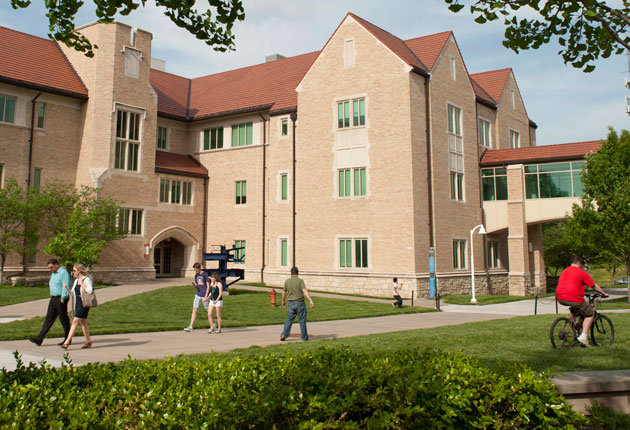
%> input picture hw2-log-keypoints/flarsheim-1.jpg, 630 x 430 px
$ octave hw2_verify.m   (GNU Octave 9; MATLAB toolbox functions it lacks are replaced by stand-ins)
%> lines starting %> are read from the running program, lines starting %| are printed output that depends on the picture
### hw2-log-keypoints/getLoGPyramid.m
function [log_pyramid] = getLoGPyramid(im, scales)
%getLoGPyramid - Scale-normalized Laplacian of Gaussian pyramid
%   log_pyramid = getLoGPyramid(im, scales) filters the image im with a
%   Laplacian of Gaussian at each of the N standard deviations in scales
%   and returns the responses as an H-by-W-by-N array, where page k is the
%   response at scales(k). All pages keep the size of the input, so this
%   is a stack over scale and not a subsampled pyramid.
%
%   Each page is multiplied by scales(k)^2. The raw LoG response falls off
%   as 1/sigma^2, so without this factor the smallest scale would always
%   win and responses could not be compared across pages.
%
%   The response is signed. It is negative at the center of a bright blob
%   and positive at the center of a dark one. Take abs to get the strength
%   of the response regardless of polarity.
%
%   im can be RGB or grayscale of any numeric class. It is converted to
%   grayscale and to double on the 0 to 255 range, so a response has the
%   same units as an 8-bit intensity difference.
%
%   Example: Pyramid of the seven scales in the assignment
%       im = imread("flarsheim-1.jpg");
%       scales = [1.200 1.518 1.920 2.429 3.072 3.886 4.915];
%       P = getLoGPyramid(im, scales);
%       imagesc(abs(P(:,:,3))); axis image; colormap gray
%
%   See also fspecial, imfilter, getScaleResponseExtrema, getLoGKeyPoints

%   Homework 2, Q1 - LoG pyramid.

arguments
    im {mustBeNumeric, mustBeNonempty}
    scales (1,:) double {mustBePositive}
end

gray = 255 * im2double(im2gray(im));

[H, W] = size(gray);
N = numel(scales);
log_pyramid = zeros(H, W, N);
for k = 1:N
    sigma = scales(k);
    % The kernel reaches 4 sigma each side. At that radius the LoG has
    % decayed to under 0.5% of its peak, so truncation does not matter.
    halfWidth = ceil(4*sigma);
    kernel = fspecial("log", 2*halfWidth + 1, sigma);
    response = imfilter(gray, kernel, "replicate", "conv");
    log_pyramid(:, :, k) = sigma^2 * response;
end
end

### hw2-log-keypoints/hw2_config.m
function cfg = hw2_config()
%hw2_config - Shared settings for the Homework 2 scripts
%   cfg = hw2_config() returns a structure with the settings every
%   Homework 2 script uses, so that the figures, the saved results and the
%   checks all describe the same experiment. The fields are:
%
%     scales       - the seven LoG standard deviations in the assignment
%     images       - full paths of the test images, as a string column
%     logPeakThres - LoG peak threshold in gray levels on 0 to 255
%     thresSweep   - thresholds used for the count versus threshold table
%     budgets      - key point budgets for the equal-count comparison
%     matchRadius  - distance in pixels within which two key points from
%                    different detectors are called the same point
%     edgeRatio    - principal curvature ratio of the SIFT edge test
%     resultsDir   - folder the figures and numbers are written to
%
%   Example: Show the scale step between pyramid levels
%       cfg = hw2_config();
%       disp(cfg.scales(2:end) ./ cfg.scales(1:end-1))
%
%   See also getLoGPyramid, getLoGKeyPoints, hw2_q3_keypoints

%   Homework 2 - shared experiment definition.

here = fileparts(mfilename("fullpath"));

cfg = struct();
cfg.scales = [1.200 1.518 1.920 2.429 3.072 3.886 4.915];
cfg.images = fullfile(here, ["flarsheim-1.jpg"; "sift-1.jpg"; "sift-3.png"]);
cfg.logPeakThres = 16;
cfg.thresSweep = [8 16 24 32 40 50 60];
cfg.budgets = [100 300 1000];
cfg.matchRadius = 3;
cfg.edgeRatio = 10;
cfg.resultsDir = fullfile(here, "results");
end

### hw2-log-keypoints/hw2_verify.m
%hw2_verify - Independent checks on the three Homework 2 functions
%   Tests getLoGPyramid, getScaleResponseExtrema and getLoGKeyPoints
%   against cases whose answer is known in advance: a LoG kernel written
%   out from its formula, cubics with a known maximum, and synthetic
%   Gaussian blobs of known position, size and contrast. Then confirms
%   that the saved results reproduce. Prints PASS or FAIL for each check.
%
%   See also getLoGPyramid, getScaleResponseExtrema, getLoGKeyPoints

%   Homework 2 - verification harness.

clear; clc; rng(0);
chk = @(tf, name) fprintf("%-66s %s\n", name, ...
    string(tf).replace("true","PASS").replace("false","FAIL"));
cfg = hw2_config();
scales = cfg.scales;
N = numel(scales);
im = imread(cfg.images(1));
%> im is the input picture: size 430x630x3 uint8; mean R, G, B 137.4, 127.2, 95.5
gray = 255 * im2double(im2gray(im));
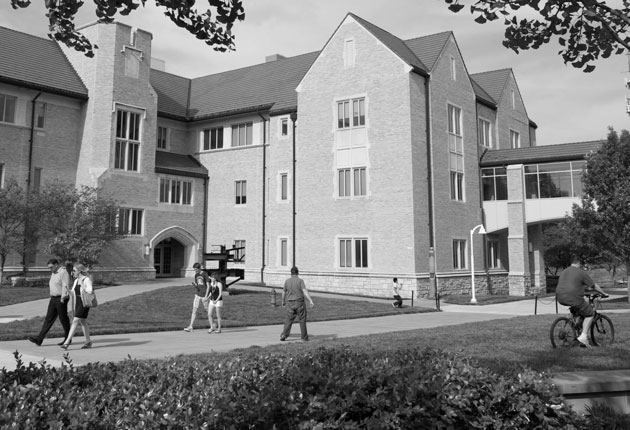
%> gray: size 430x630 double; min 0, max 255, mean 126.7

fprintf("--- Q1: getLoGPyramid ---\n");
P = getLoGPyramid(im, scales);
%> the loop in getLoGPyramid, `for k = 1:N` made 7 passes
%> pass 1, in getLoGPyramid, `response = imfilter(gray, kernel, "replicate", "conv");`:
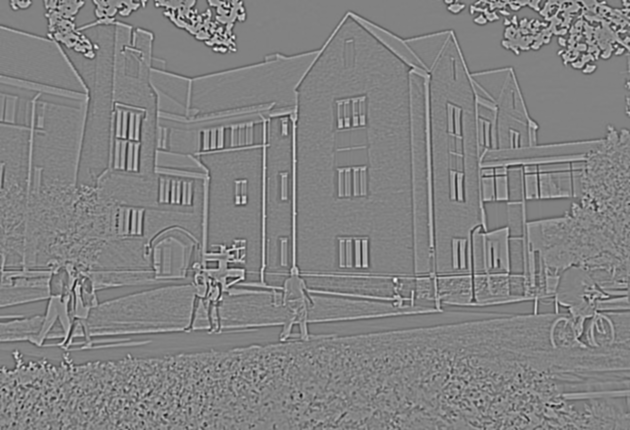
%> response: size 430x630 double; min -72.19, max 68.99, mean 0; drawn with min black and max white
%> pass 3, in getLoGPyramid, `response = imfilter(gray, kernel, "replicate", "conv");`:
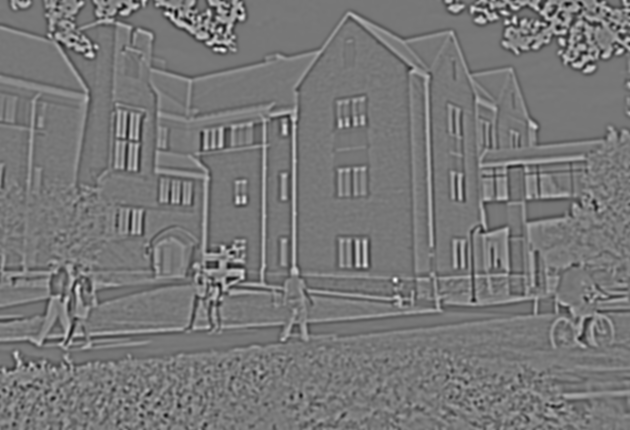
%> response: size 430x630 double; min -26.51, max 29.89, mean 0; drawn with min black and max white
%> (the run ends here)
